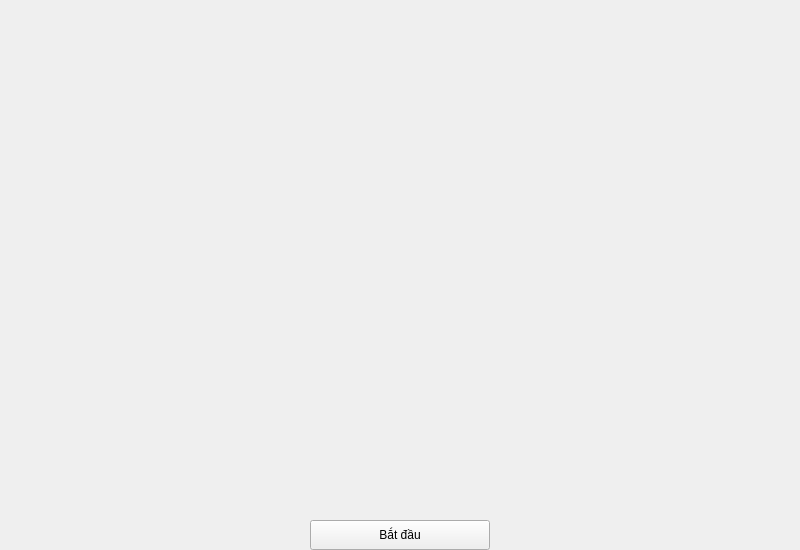
<?xml version="1.0" encoding="UTF-8"?>
<ui version="4.0">
 <class>Form</class>
 <widget class="QWidget" name="Form">
  <property name="geometry">
   <rect>
    <x>0</x>
    <y>0</y>
    <width>800</width>
    <height>550</height>
   </rect>
  </property>
  <property name="maximumSize">
   <size>
    <width>800</width>
    <height>550</height>
   </size>
  </property>
  <property name="windowTitle">
   <string>Form</string>
  </property>
  <layout class="QVBoxLayout" name="verticalLayout">
   <property name="leftMargin">
    <number>0</number>
   </property>
   <property name="topMargin">
    <number>0</number>
   </property>
   <property name="rightMargin">
    <number>0</number>
   </property>
   <property name="bottomMargin">
    <number>0</number>
   </property>
   <item>
    <widget class="QLabel" name="label">
     <property name="minimumSize">
      <size>
       <width>0</width>
       <height>510</height>
      </size>
     </property>
     <property name="text">
      <string/>
     </property>
     <property name="scaledContents">
      <bool>true</bool>
     </property>
     <property name="alignment">
      <set>Qt::AlignCenter</set>
     </property>
    </widget>
   </item>
   <item>
    <layout class="QHBoxLayout" name="horizontalLayout">
     <item>
      <spacer name="horizontalSpacer">
       <property name="orientation">
        <enum>Qt::Horizontal</enum>
       </property>
       <property name="sizeHint" stdset="0">
        <size>
         <width>40</width>
         <height>20</height>
        </size>
       </property>
      </spacer>
     </item>
     <item>
      <widget class="QPushButton" name="pushButton">
       <property name="minimumSize">
        <size>
         <width>180</width>
         <height>30</height>
        </size>
       </property>
       <property name="maximumSize">
        <size>
         <width>180</width>
         <height>30</height>
        </size>
       </property>
       <property name="text">
        <string>Bắt đầu</string>
       </property>
      </widget>
     </item>
     <item>
      <spacer name="horizontalSpacer_2">
       <property name="orientation">
        <enum>Qt::Horizontal</enum>
       </property>
       <property name="sizeHint" stdset="0">
        <size>
         <width>40</width>
         <height>20</height>
        </size>
       </property>
      </spacer>
     </item>
    </layout>
   </item>
  </layout>
 </widget>
 <resources/>
 <connections/>
</ui>
